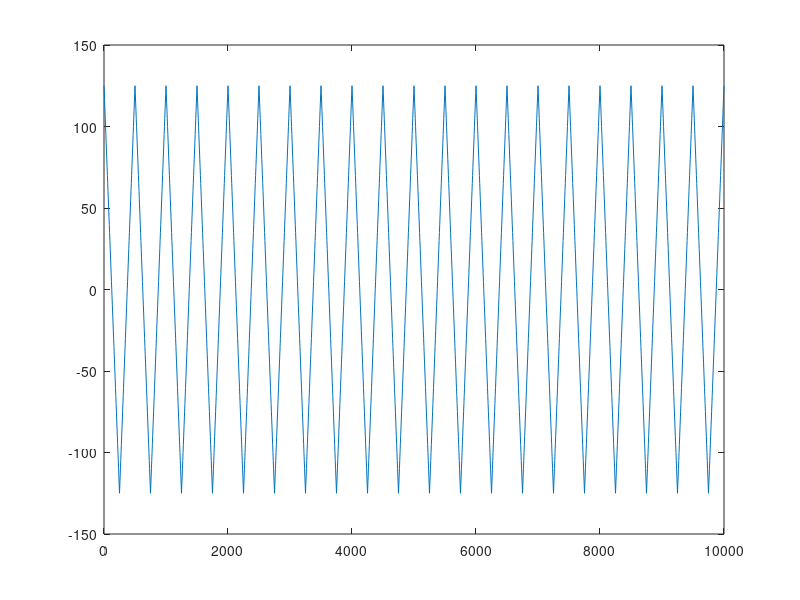

MATLAB code to generate this figure:
t=0:5:10000;
[J,K]=size(t);
  
T=500;
m=1;
b=-1;
for i=1:K
  %y(1,i)=m*mod(t(1,i),T) + b;
  y(1,i)=abs((m*mod(t(1,i),T)) - (m*T/2)) -(T/4);
end;
plot(t,y);